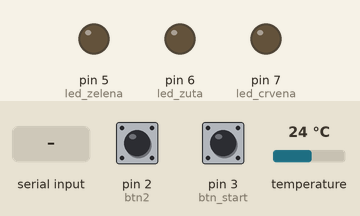
Recording of a sketch running on a simulated Arduino Uno, built with avr-gcc and run on an emulated ATmega328P. Shown: output pins drawn as LEDs (lit = HIGH). The inputs (shaded band) are chosen by the test bench; at power-on: pin 2 (btn2) LOW, pin 3 (btn_start) LOW, temperature 24 °C. EEPROM starts erased; what the sketch prints to the serial monitor is not drawn.

Above: at 1.2 s.
1.3 s: "30,150\n" received over Serial
At 3.5 s:
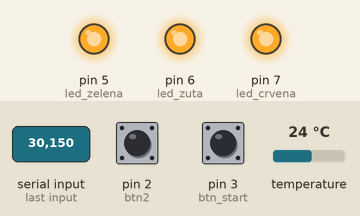
3.8 s: "-\n" received over Serial
At 5.4 s:
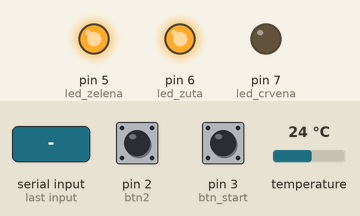
6.1 s: pin 2 (btn2) pulled HIGH for 1 s
At 9.6 s:
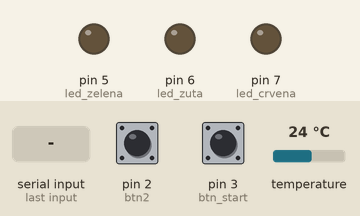
10.6 s: pin 3 (btn_start) pulled HIGH for 1 s
At 15.0 s:
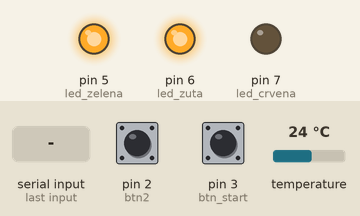
Timing chart, 0 to 16.2 s (numbered marks = the images above; inputs shaded):
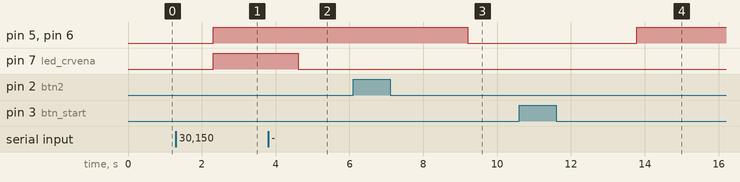

Measured:
- after the input at 1.3 s, pin 5 (led_zelena), pin 6 (led_zuta), pin 7 (led_crvena): LOW → HIGH after 1.0 s
- after the input at 3.8 s, pin 7 (led_crvena): HIGH → LOW after 0.81 s
- after the input at 6.1 s, pin 5 (led_zelena), pin 6 (led_zuta): HIGH → LOW after 3.1 s
- after the input at 10.6 s, pin 5 (led_zelena), pin 6 (led_zuta): LOW → HIGH after 3.2 s

The sketch:

pec.ino
```cpp
#include <Bounce2.h>
#include <EEPROM.h>
#include <OneWire.h>
#include <DallasTemperature.h>

#define ONE_WIRE_BUS 8
OneWire oneWire(ONE_WIRE_BUS);
DallasTemperature sensors(&oneWire);

Bounce petlja1 = Bounce();
Bounce petlja2 = Bounce();

float minni_temp = 0;
float maxi_temp = 1;

float Celsius = 0;

unsigned long Time;

int led_crvena = 7;
int led_zuta = 6;
int led_zelena = 5;

int btn_start = 3;
int btn2 = 2;
bool BUTTONstate;

bool check = false;
int i = 0;
char input[3];

void setup() {

  pinMode(led_crvena, OUTPUT);
  pinMode(led_zuta, OUTPUT);
  pinMode(led_zelena, OUTPUT);
  pinMode(btn_start, INPUT);
  pinMode(btn2, INPUT);

  sensors.begin();
  Serial.begin(9600);
  //24 - 27

  petlja1.attach(btn_start);
  petlja1.interval(10);
  Time = millis();

  petlja2.attach(btn2);
  petlja2.interval(10);

  minni_temp = EEPROM.read(24);
  maxi_temp = EEPROM.read(27);
}

void loop() {


  while (Serial.available()) {
    char ch = Serial.read();
    if (ch == '\n')
    {
      if (input[0] == '-') {
        minni_temp = (input[1] - '0') * 10 + (input[2] - '0');
      }
      else {
        maxi_temp = (input[1] - '0') * 10 + (input[2] - '0');
      }
      EEPROM.write(24, minni_temp);
      EEPROM.write(27, maxi_temp);

      Serial.print("Minimalna temperatura: \n");
      Serial.print(minni_temp);
      Serial.print("Maksimalna temperatura: \n");
      Serial.print(maxi_temp);
    }
    else
    {
      input[i] = ch;
      i++;
    }
  }
  i = 0;


  petlja1.update();
  petlja2.update();

  sensors.requestTemperatures();

  Celsius = sensors.getTempCByIndex(0);

  if (millis() - Time > 2000) {
    Serial.print(Celsius);
    Serial.print(" C\n");
    Time = millis();
  }

  if (petlja1.fell())
  {
    BUTTONstate = true;
  }
  if (petlja2.fell())
  {
    BUTTONstate = false;
  }

  if (BUTTONstate) {
    digitalWrite(led_zelena, HIGH);
  }
  else {
    digitalWrite(led_zelena, LOW);
  }

  if (Celsius < minni_temp && BUTTONstate == true) digitalWrite(led_crvena, HIGH);
  else digitalWrite(led_crvena, LOW);

  if (Celsius > maxi_temp && BUTTONstate == true) digitalWrite(led_zuta, HIGH);
  else digitalWrite(led_zuta, LOW);
}
```
